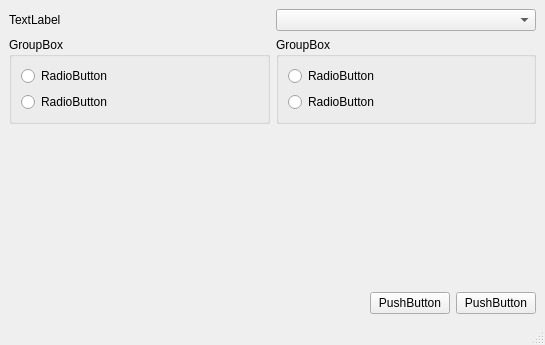
<?xml version="1.0" encoding="UTF-8"?>
<ui version="4.0">
 <class>IhmTest_UI</class>
 <widget class="QMainWindow" name="IhmTest_UI">
  <property name="geometry">
   <rect>
    <x>0</x>
    <y>0</y>
    <width>545</width>
    <height>345</height>
   </rect>
  </property>
  <property name="windowTitle">
   <string>IhmTest_UI</string>
  </property>
  <widget class="QWidget" name="centralwidget">
   <layout class="QVBoxLayout" name="verticalLayout_3">
    <item>
     <layout class="QHBoxLayout" name="horizontalLayout">
      <item>
       <widget class="QLabel" name="label">
        <property name="text">
         <string>TextLabel</string>
        </property>
       </widget>
      </item>
      <item>
       <widget class="QComboBox" name="comboBox"/>
      </item>
     </layout>
    </item>
    <item>
     <layout class="QHBoxLayout" name="horizontalLayout_2">
      <item>
       <widget class="QGroupBox" name="groupBox">
        <property name="title">
         <string>GroupBox</string>
        </property>
        <layout class="QVBoxLayout" name="verticalLayout">
         <item>
          <widget class="QRadioButton" name="radioButton">
           <property name="text">
            <string>RadioButton</string>
           </property>
          </widget>
         </item>
         <item>
          <widget class="QRadioButton" name="radioButton_2">
           <property name="text">
            <string>RadioButton</string>
           </property>
          </widget>
         </item>
        </layout>
       </widget>
      </item>
      <item>
       <widget class="QGroupBox" name="groupBox_2">
        <property name="title">
         <string>GroupBox</string>
        </property>
        <layout class="QVBoxLayout" name="verticalLayout_2">
         <item>
          <widget class="QRadioButton" name="radioButton_4">
           <property name="text">
            <string>RadioButton</string>
           </property>
          </widget>
         </item>
         <item>
          <widget class="QRadioButton" name="radioButton_3">
           <property name="text">
            <string>RadioButton</string>
           </property>
          </widget>
         </item>
        </layout>
       </widget>
      </item>
     </layout>
    </item>
    <item>
     <spacer name="verticalSpacer">
      <property name="orientation">
       <enum>Qt::Vertical</enum>
      </property>
      <property name="sizeHint" stdset="0">
       <size>
        <width>20</width>
        <height>371</height>
       </size>
      </property>
     </spacer>
    </item>
    <item>
     <layout class="QHBoxLayout" name="horizontalLayout_3">
      <item>
       <spacer name="horizontalSpacer">
        <property name="orientation">
         <enum>Qt::Horizontal</enum>
        </property>
        <property name="sizeHint" stdset="0">
         <size>
          <width>40</width>
          <height>20</height>
         </size>
        </property>
       </spacer>
      </item>
      <item>
       <widget class="QPushButton" name="pushButton">
        <property name="text">
         <string>PushButton</string>
        </property>
       </widget>
      </item>
      <item>
       <widget class="QPushButton" name="pushButton_2">
        <property name="text">
         <string>PushButton</string>
        </property>
       </widget>
      </item>
     </layout>
    </item>
   </layout>
  </widget>
  <widget class="QMenuBar" name="menubar">
   <property name="geometry">
    <rect>
     <x>0</x>
     <y>0</y>
     <width>545</width>
     <height>21</height>
    </rect>
   </property>
  </widget>
  <widget class="QStatusBar" name="statusbar"/>
 </widget>
 <resources/>
 <connections>
  <connection>
   <sender>pushButton</sender>
   <signal>clicked()</signal>
   <receiver>IhmTest_UI</receiver>
   <slot>close()</slot>
   <hints>
    <hint type="sourcelabel">
     <x>396</x>
     <y>302</y>
    </hint>
    <hint type="destinationlabel">
     <x>288</x>
     <y>256</y>
    </hint>
   </hints>
  </connection>
 </connections>
</ui>
